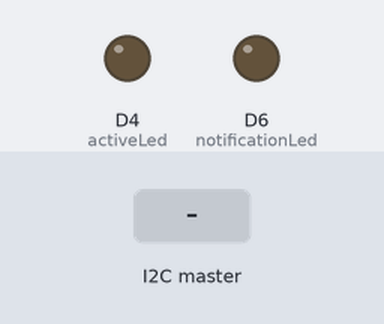
Recording of a sketch running on a simulated Particle Photon. Parts: output pins drawn as LEDs (lit = HIGH). The inputs (shaded band) are chosen by the test bench.

Above: at 1.2 s.
1.3 s: the I2C master sends the byte 1
At 1.9 s:
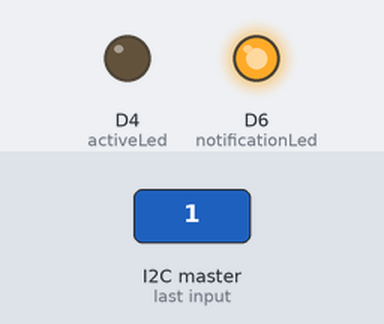
2.8 s: the I2C master sends the byte 2
At 3.2 s:
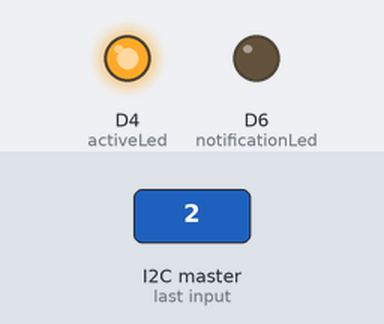
4.4 s: the I2C master sends the byte 1
At 5.4 s:
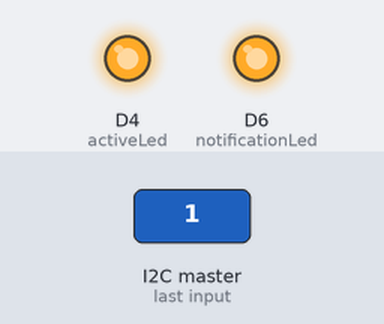
5.9 s: the I2C master sends the byte 0
At 6.6 s:
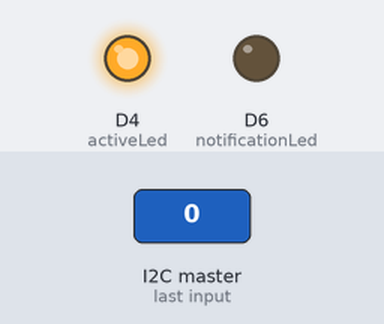
Timing chart, 0 to 8.4 s (numbered marks = the images above; inputs shaded):
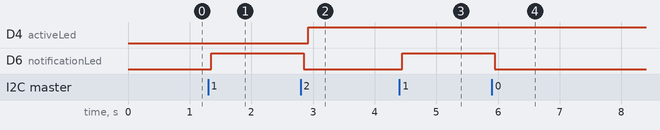

The sketch:

project.ino
```cpp
#include <Wire.h>

int objectDetected = 0;
int notificationLed = D6;
int activeLed = D4;
bool active = false;

void setup() {
    pinMode(notificationLed, OUTPUT);
    pinMode(activeLed, OUTPUT);

    Wire.begin(0x40); // Initalise argon device as a slave on address 40

    Wire.onReceive(signalDetected); // call signalDetected when the signal is recieved from the master device
}

// handles the data recieved from the raspberry pi
void signalDetected(int numOfBytes)
{
    char c = Wire.read(); // read the value from the RPI

    if (c == 1) // if an object was detected by RPI, blink the red led
    {
        objectDetected = 1;
        digitalWrite(notificationLed, HIGH);

    }
    else // Nothing detected by RPI
    {
        objectDetected = 0;
        digitalWrite(notificationLed, LOW);
    }

    if (c == 2) // active state is on
    {
        active = true;
    }
    else if (c == 3) // active state is off
    {
        active = false;
    }
}

// main logic of the program, loops indefinately
void loop() {
    if (objectDetected == 1) // publish the event for the IFFFT trigger when an object is detected every 10-15 seconds whilst detection is occuring
    {
        Particle.publish("objectDetected", "1", PRIVATE);
        objectDetected = 0;
    }

    if (active) // light up the blue led while he active state is on
    {
        digitalWrite(activeLed, HIGH);
    }
    else
    {
        digitalWrite(activeLed, LOW);
    }

    delay(100);
}
```

Measured:
- after the input at 1.3 s, D6 (notificationLed): LOW → HIGH after 0.05 s
- after the input at 2.8 s, D4 (activeLed): LOW → HIGH after 0.12 s; D6 (notificationLed): HIGH → LOW after 0.05 s
- after the input at 4.4 s, D6 (notificationLed): LOW → HIGH after 0.05 s
- after the input at 5.9 s, D6 (notificationLed): HIGH → LOW after 0.05 s
